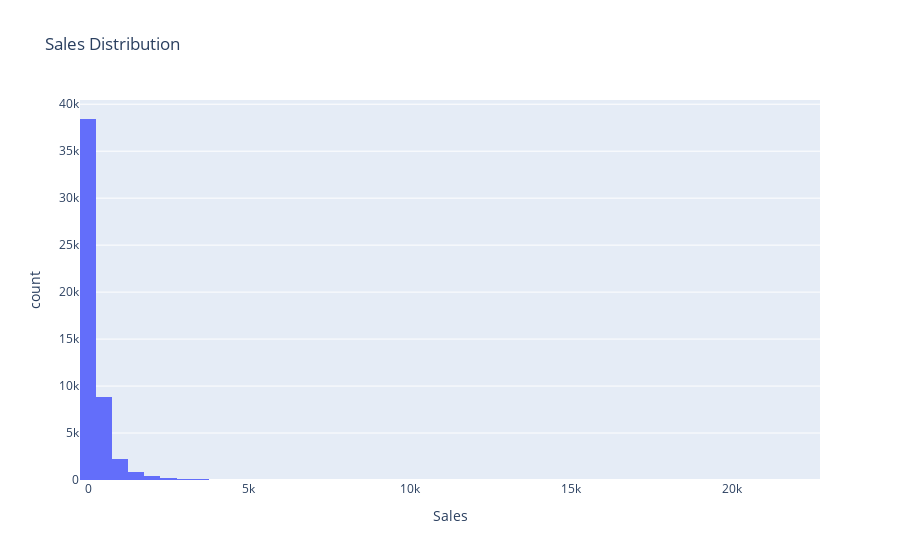

This figure's notebook cell:
### Code cell
import plotly.express as px

fig = px.histogram(df,
                   x="Sales",
                   nbins=50,
                   title="Sales Distribution")  # adds small boxplot on top

fig.show()

### Figure 1 — Plotly figure (JSON) as saved in the notebook; plotly's stock layout.template omitted (floating-point values rounded to 4 significant figures; data arrays with more than 128 entries replaced by an {"elided": "..."} marker saying what was removed)
{"data": [{"bingroup": "x", "hovertemplate": "Sales=%{x}<br>count=%{y}<extra></extra>", "legendgroup": "", "marker": {"color": "#636efa", "pattern": {"shape": ""}}, "name": "", "nbinsx": 50, "orientation": "v", "showlegend": false, "type": "histogram", "x": {"elided": "51290 float values"}, "xaxis": "x", "yaxis": "y"}], "layout": {"barmode": "relative", "legend": {"tracegroupgap": 0}, "title": {"text": "Sales Distribution"}, "xaxis": {"anchor": "y", "domain": [0, 1], "title": {"text": "Sales"}}, "yaxis": {"anchor": "x", "domain": [0, 1], "title": {"text": "count"}}}}
